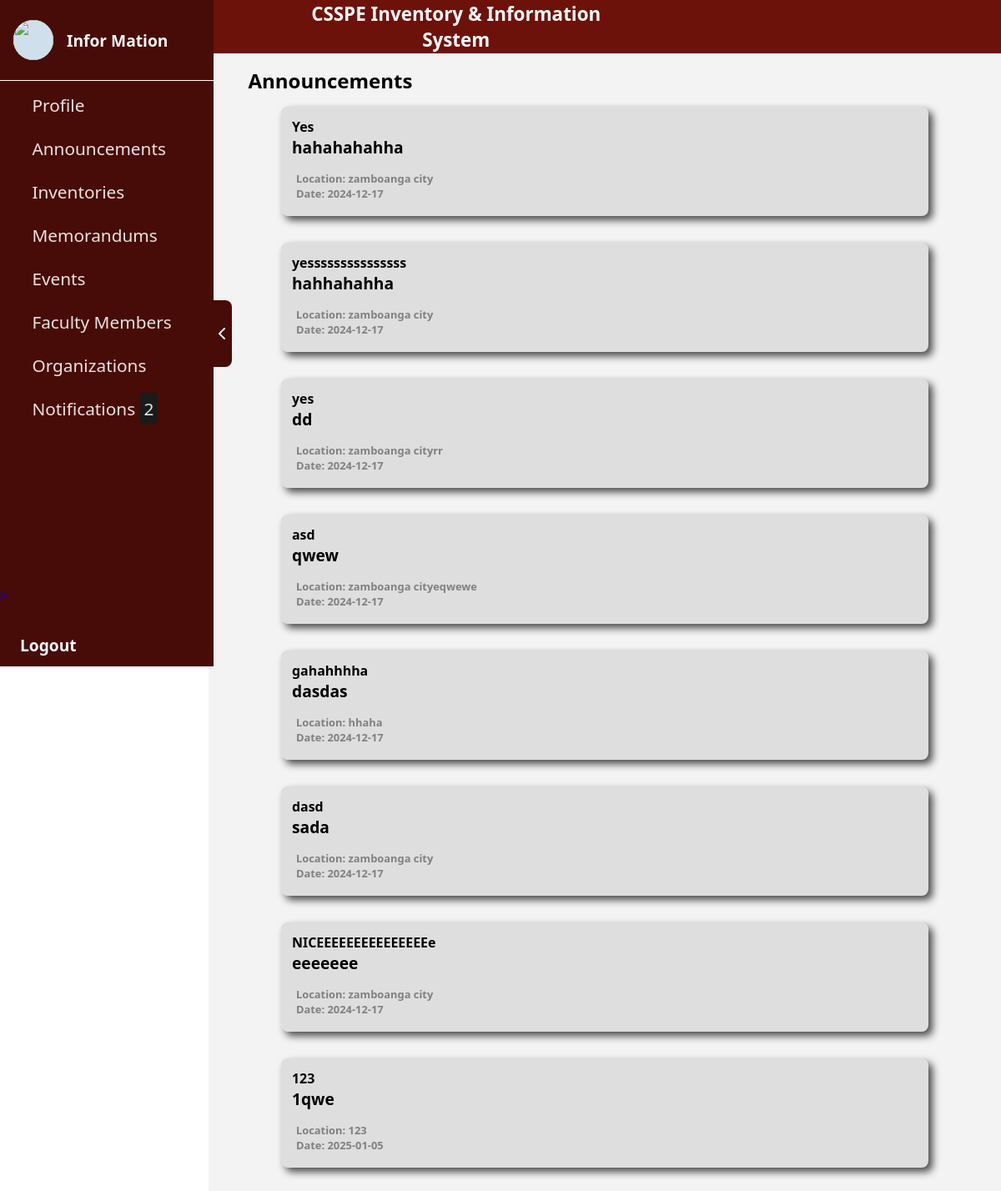
/homePage/index.php (signed in), run on the app's committed database.
### tables this page shows
CREATE TABLE `announcements` (
  `id` int(11) NOT NULL,
  `title` varchar(255) NOT NULL,
  `description` text NOT NULL,
  `date_uploaded_at` datetime DEFAULT current_timestamp(),
  `location` varchar(255) NOT NULL
);

### homePage/index.php (the view, shortened to what this page needs)
<?php
require_once '../conn/conn.php';
$query_announcements = "SELECT * FROM announcements";
$result_announcements = mysqli_query($conn, $query_announcements);
$query_notifications = "SELECT COUNT(*) AS notification_count FROM notifications WHERE is_read = 0";
$result_notifications = mysqli_query($conn, $query_notifications);
$notificationCount = 0;
if ($result_notifications && $row_notifications = mysqli_fetch_assoc($result_notifications)) {
    $notificationCount = $row_notifications['notification_count'];
}
?>
<!DOCTYPE html>
<html lang="en">
<head>
    <link rel="stylesheet" href="../assets/css/organization.css">
    <link rel="stylesheet" href="../assets/css/sidebar.css">
    <link rel="stylesheet" href="../assets/css/notification.css">
</head>
<body>
    <div class="body">
        <div class="sidebar">
            <div class="sidebarContent">
                <div class="arrowContainer" style="margin-left: 80rem;" id="toggleButton">
                    <div class="subArrowContainer">
                        <img class="hideIcon" src="../assets/img/arrow.png" alt="">
                    </div>
                </div>
            </div>
            <div class="userContainer">
                <div class="subUserContainer">
                    <div class="userPictureContainer">
                        <div class="subUserPictureContainer">
                            <img class="subUserPictureContainer" src="../assets/img/CSSPE.png" alt="">
                        </div>
                    </div>
                    <div class="userPictureContainer1">
                        <p><?php echo ($_SESSION['first_name'] . ' ' . $_SESSION['last_name']); ?></p>
                    </div>
                </div>
                <div class="navContainer">
                    <div class="subNavContainer">
                        <a href="../homePage/profile.php">
                            <div class="buttonContainer1">
                                <div class="nameOfIconContainer">
                                    <p>Profile</p>
                                </div>
                            </div>
                        </a>
                        <a href="../homePage/">
                            <div class="buttonContainer1">
                                <div class="nameOfIconContainer">
                                    <p>Announcements</p>
                                </div>
                            </div>
                        </a>
                        <a href="../homePage/borrowing.php">
                            <div class="buttonContainer1">
                                <div class="nameOfIconContainer">
                                    <p>Inventories</p>
                                </div>
                            </div>
                        </a>
                        <a href="../homePage/memorandumHome.php">
                            <div class="buttonContainer1">
                                <div class="nameOfIconContainer">
                                    <p>Memorandums</p>
                                </div>
                            </div>
                        </a>
                        <a href="../homePage/events.php">
                            <div class="buttonContainer1">
                                <div class="nameOfIconContainer">
                                    <p>Events</p>
                                </div>
                            </div>
                        </a>
                        <a href="../homePage/members.php">
                            <div class="buttonContainer1">
                                <div class="nameOfIconContainer">
                                    <p>Faculty Members</p>
                                </div>
                            </div>
                        </a>
                        <a href="../homePage/organization.php">
                            <div class="buttonContainer1">
                                <div class="nameOfIconContainer">
                                    <p>Organizations</p>
                                </div>
                            </div>
                        </a>
                        <a href="../homePage/notification.php?update=1">
                            <div class="buttonContainer1">
                                <div class="nameOfIconContainer">
                                    <p>
                                        Notifications
                                        <span style="background-color:#1a1a1a; padding:5px; border-radius:4px;">
                                            <?php echo $notificationCount; ?>
                                        </span>
                                    </p>
                                </div>
                            </div>
                        </a>
                    </div>
                </div>
                <div class="subUserContainer">
                    <a href="../logout.php">>
                        <div style="margin-left: 1.5rem;" class="userPictureContainer1">
                            <p>Logout</p>
                        </div>
                    </a>
                </div>
            </div>
        </div>
        <div class="mainContainer" style="margin-left: 250px;">
            <div class="container">
                <div class="headerContainer">
                    <div class="subHeaderContainer">
                        <div class="logoContainer">
                        </div>
                        <div class="collegeNameContainer">
                            <p>CSSPE Inventory & Information System</p>
                        </div>
                    </div>
                </div>
                <div class="textContainer">
                    <p class="text">Announcements</p>
                </div>
                <div class="dashboardContainer">
                    <?php while ($row = mysqli_fetch_assoc($result_announcements)): ?>
                        <div class="notificationContainer">
                            <div class="subNotificaitonContainer">
                                <div class="messageContainer" style="padding:5px 5px;">
                                    <h5><?php echo htmlspecialchars($row['title']); ?></h5>
                                    <p><?php echo htmlspecialchars($row['description']); ?></p>
                                </div>
                                <div class="dateContainer" style="padding:10px 2px;">
                                    <h6 style="margin-left: 0.5rem;">Location:
                                        <?php echo htmlspecialchars($row['location']); ?>
                                    </h6>
                                    <h6 style="margin-left: 0.5rem;">Date:
                                        <?php echo addslashes(date('Y-m-d', strtotime($row['date_uploaded_at']))); ?>
                                    </h6>
                                </div>
                            </div>
                        </div>
                    <?php endwhile; ?>
                </div>
            </div>
        </div>
    </div>
</body>
</html>

### assets/css/organization.css (style rules this page uses)
* { padding: 0; margin: 0; font-family: system-ui, -apple-system, BlinkMacSystemFont, 'Segoe UI', Roboto, Oxygen, Ubuntu, Cantarell, 'Open Sans', 'Helvetica Neue', sans-serif; }
.body, .popup { background-color: rgb(243, 243, 243); display: grid; grid-template-columns: 1fr; height: 100vh; }
.mainContainer { background-color: rgb(243, 243, 243); }
.headerContainer { height: 4rem; background-color: rgb(109, 18, 10); display: flex; gap: 0.5rem; flex-direction: row; }
.subHeaderContainer { height: 100%; width: 4rem; margin-left: 1rem; display: flex; align-items: center; justify-content: center; }
.collegeNameContainer { height: 100%; display: flex; align-items: center; justify-content: center; font-size: 2rem; color: white; display: none; }
.container { height: 100%; display: flex; align-items: center; flex-direction: column; width: 100%; }
.textContainer , .textContainer2 { height: 4rem; display: flex; align-items: center; justify-content: center; font-size: min(2rem, 1.5rem); font-weight: bold; width: 100%; }
.collegeNameContainer { height: 100%; display: flex; align-items: center; justify-content: center; font-size: 2rem; color: white; display: none; width: 30rem; }
.logoContainer { height: 100%; width: 4rem; display: flex; justify-content: center; align-items: center; }
.headerContainer { height: 4rem; width: 100%; }
.subHeaderContainer { display: flex; justify-content: center; align-items: center; flex-direction: row; gap: 0.5rem; }
@media only screen and (min-width: 601px) { .subHeaderContainer { width: 31rem; } }
@media only screen and (min-width: 601px) { .collegeNameContainer { display: flex; font-size: 1.4rem; font-weight: bold; } }
@media only screen and (min-width: 601px) { .textContainer { justify-content: left; } }
@media only screen and (min-width: 601px) { .text { margin-left: 5%; } }

### assets/css/sidebar.css (style rules this page uses)
body { margin: 0; padding: 0; overflow-x: hidden; font-family: system-ui, -apple-system, BlinkMacSystemFont, 'Segoe UI', Roboto, Oxygen, Ubuntu, Cantarell, 'Open Sans', 'Helvetica Neue', sans-serif; }
.userContainer { height: 100%; display: flex; align-items: center; justify-content: space-between; flex-direction: column; }
.subUserContainer { height: 6rem; width: 100%; display: grid; grid-template-columns: 5rem 1fr; border-bottom: solid snow 1px; cursor: pointer; }
.userPictureContainer { height: 100%; display: flex; align-items: center; justify-content: center; }
.userPictureContainer1 { height: 100%; display: flex; align-items: center; color: snow; font-size: 1.2rem; font-weight: bold; }
.subUserPictureContainer { height: 3rem; width: 3rem; border-radius: 5rem; background: rgb(207, 224, 236); display: flex; align-items: center; justify-content: center; }
.navContainer { width: 100%; }
.subNavContainer { height: 36rem; width: 100%; display: flex; flex-direction: column; gap: 1.5rem; }
.buttonContainer1 { display: flex; align-items: center; justify-content: center; flex-direction: row; height: 100%; width: 100%; transition: all 0.15s; cursor: pointer; }
.nameOfIconContainer { height: 100%; width: 70%; display: flex; align-items: center; color: rgba(255, 250, 250, 0.893); font-size: 1.3rem; transition: all 0.15s }
a { text-decoration: none; }
.sidebar { position: fixed; top: 0; left: 0; width: 16rem; height: 100vh; background-color: rgb(71, 12, 7); transition: transform 0.3s ease-in-out; }
.mainContainer { margin-left: 210px; text-align: center; transition: margin-left 0.3s ease-in-out; display: flex; justify-content: center; }
.arrowContainer { height: 100%; width: 1.5rem; right: -1.4rem; display: flex; align-items: center; justify-content: center; position: absolute; }
.subArrowContainer { width: 100%; height: 5rem; border-radius: -10rem; background-color: rgb(71, 12, 7); border-radius: 0 0.5rem 0.5rem 0; display: flex; align-items: center; justify-content: center; cursor: pointer; }
.hideIcon { height: 1.5rem; animation: rotateLeft 0.5s linear; }

### data on the page
announcements: title "Yes", description "hahahahahha", location "zamboanga city", date_uploaded_at "2024-12-17"
announcements: title "yesssssssssssssss", description "hahhahahha", location "zamboanga city", date_uploaded_at "2024-12-17"
announcements: title "yes", description "dd", location "zamboanga cityrr", date_uploaded_at "2024-12-17"
announcements: title "asd", description "qwew", location "zamboanga cityeqwewe", date_uploaded_at "2024-12-17"
announcements: title "gahahhhha", description "dasdas", location "hhaha", date_uploaded_at "2024-12-17"
announcements: title "dasd", description "sada", location "zamboanga city", date_uploaded_at "2024-12-17"
announcements: title "NICEEEEEEEEEEEEEEEe", description "eeeeeee", location "zamboanga city", date_uploaded_at "2024-12-17"
announcements: title "123", description "1qwe", location "123", date_uploaded_at "2025-01-05"

### other printed values
$_SESSION['first_name'] "Infor"
$_SESSION['last_name'] "Mation"
$notificationCount "2"
